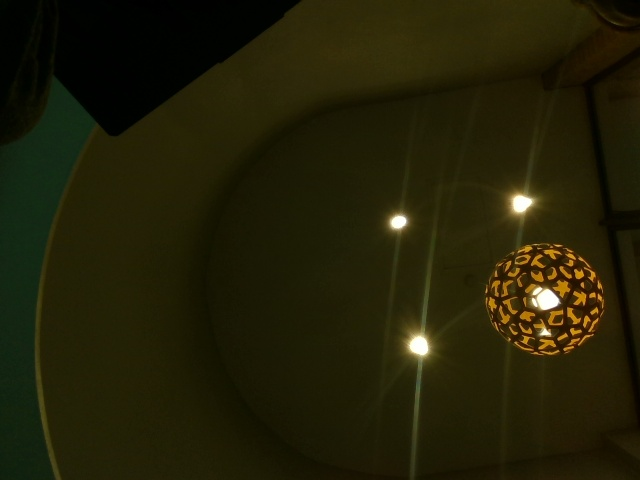
#> input picture images/image.jpg, 640 x 480 px
$ python cercle.py
#> lines starting #> are read from the running program, lines starting #| are printed output that depends on the picture; after the words box and inside, x2 and y2 are one past the last pixel; in counts of white or black regions, pixels touching at a corner belong together; long printed decimals are rounded
# import the necessary packages
import numpy as np
import cv2


# load the image, clone it for output, and then convert it to grayscale
image = cv2.imread('../images/image.jpg')
#> image is the input picture: shape (480, 640, 3); mean B, G, R 7, 31.4, 34.2
output = image.copy()
gray = cv2.cvtColor(image, cv2.COLOR_BGR2GRAY)
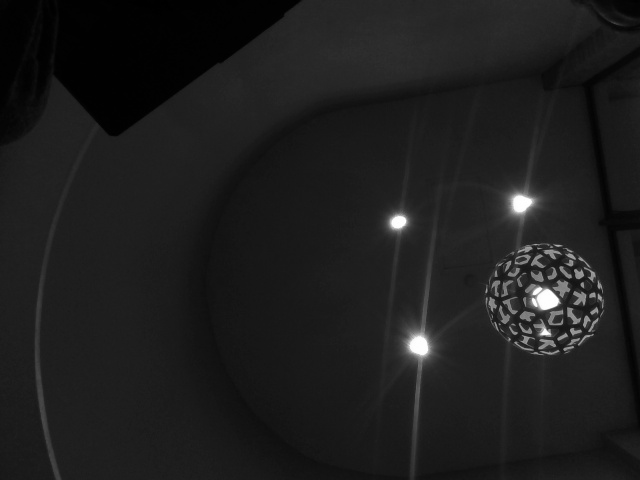
#> gray: shape (480, 640); min 0, max 255, mean 29.4

# detect circles in the image
circles = cv2.HoughCircles(gray, cv2.HOUGH_GRADIENT, 1.2, 10)
#> circles = [[543, 298.2, 53.4]]
# ensure at least some circles were found
if circles is not None:
    # convert the (x, y) coordinates and radius of the circles to integers
    circles = np.round(circles[0, :]).astype("int")
#> circles = [[543, 298, 53]]
    # loop over the (x, y) coordinates and radius of the circles
    for (x, y, r) in circles:
        # draw the circle in the output image, then draw a rectangle
        # corresponding to the center of the circle
        cv2.circle(output, (x, y), r, (0, 255, 0), 4)
        cv2.rectangle(output, (x - 5, y - 5), (x + 5, y + 5), (0, 128, 255), -1)
        x_center, y_center = x, y
        print((320-x_center)*(45/640)/100, (240-y_center)*(45/640)/100) # en mètre
        print("ca marche")
#> this loop made 1 pass
#> (x, y, r, x_center, y_center) on pass 1: (543, 298, 53, 543, 298)
#| -0.1568 -0.04078
#| ca marche
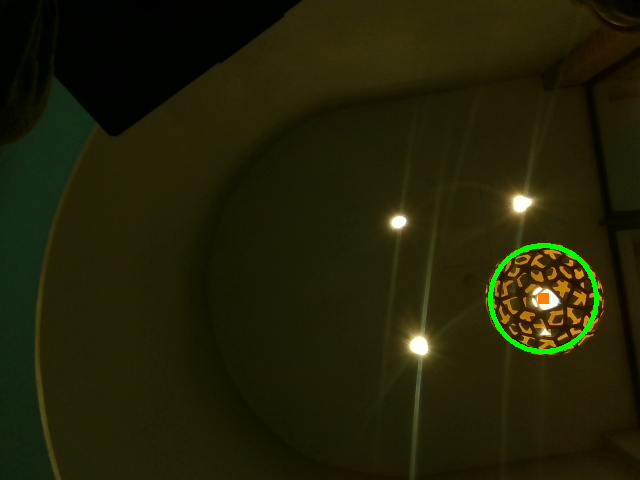
#> output: shape (480, 640, 3); 0.58% of pixels changed, all inside (x1, y1, x2, y2) = (488, 243, 599, 354)

else :
    print("ca marhce pas")
    print(0, 0)
